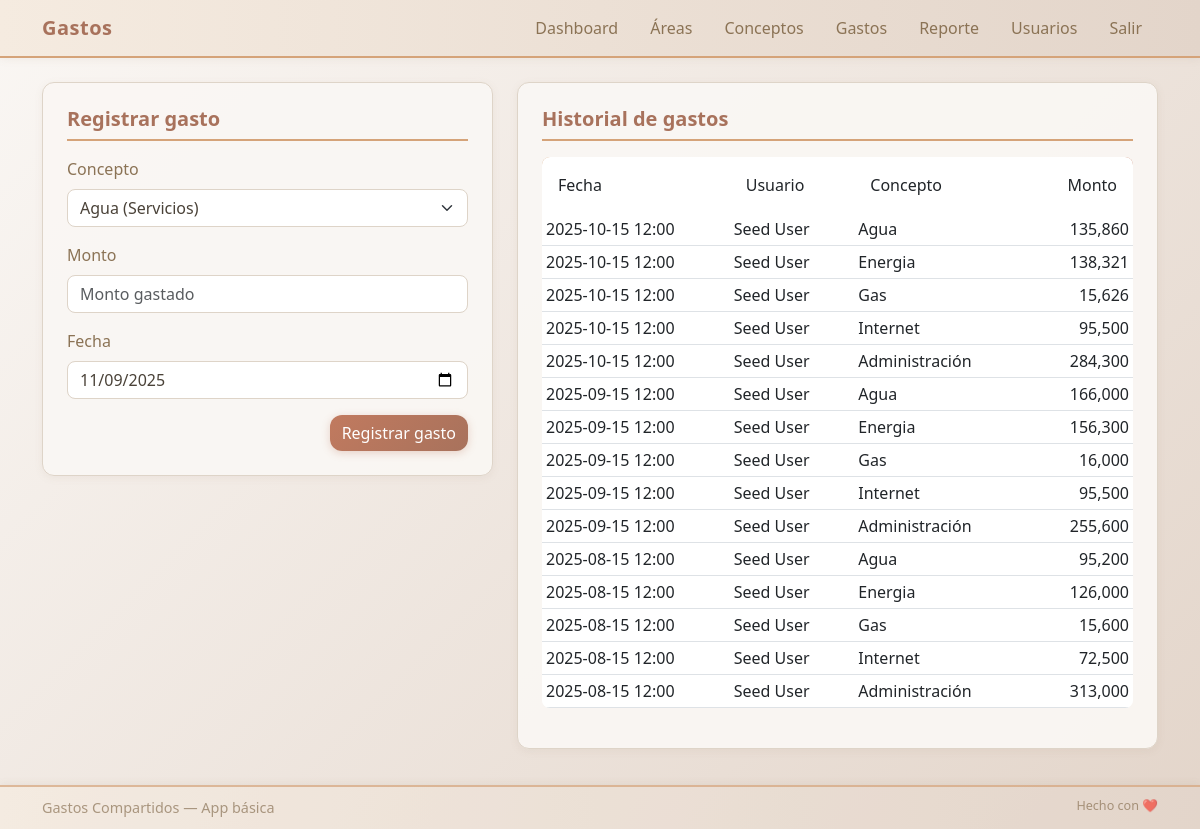
The page /gastos (signed in) on the database as committed earlier.
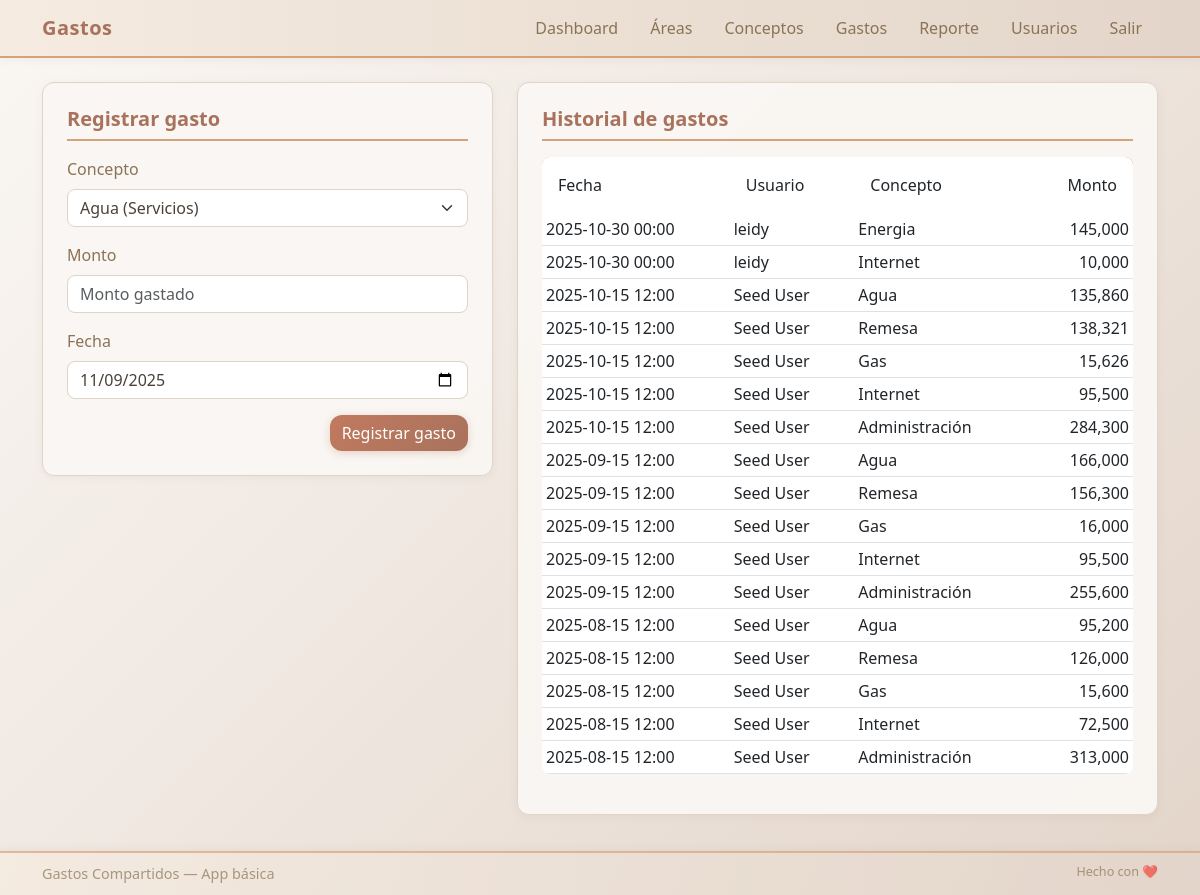
The same page on the database as committed later.
### models.py (models this page shows, shortened)
class Gasto(db.Model):
    id = db.Column(db.Integer, primary_key=True)
    concepto_id = db.Column(db.Integer, db.ForeignKey('concepto.id'), nullable=False)
    usuario_id = db.Column(db.Integer, db.ForeignKey('user.id'), nullable=False)
    monto = db.Column(db.Float, nullable=False)
    fecha = db.Column(db.DateTime, default=datetime.utcnow)

class User(UserMixin, db.Model):
    id = db.Column(db.Integer, primary_key=True)
    name = db.Column(db.String(120), nullable=False)
    email = db.Column(db.String(120), unique=True, nullable=False)
    password = db.Column(db.String(200), nullable=False) # simple: store plaintext? in real app hash it
    aporte = db.Column(db.Float, default=0.5) # porcentaje (0-1)
    gastos = db.relationship('Gasto', backref='user', lazy=True)

class Concepto(db.Model):
    id = db.Column(db.Integer, primary_key=True)
    nombre = db.Column(db.String(120), nullable=False)
    valor_presupuestado = db.Column(db.Float, default=0.0)
    area_id = db.Column(db.Integer, db.ForeignKey('area.id'), nullable=False)
    gastos = db.relationship('Gasto', backref='concepto', lazy=True)

### app.py (the view, shortened to what this page needs)
@app.route('/gastos', methods=['GET', 'POST'])
@login_required
def gastos_view():
    form = GastoForm()
    form.concepto_id.choices = [(c.id, f"{c.nombre} ({c.area.nombre})") for c in Concepto.query.all()]
    if request.method == 'GET':
        form.fecha.data = datetime.today().date()
    gastos = Gasto.query.order_by(Gasto.fecha.desc()).all()
    return render_template('gastos.html', form=form, gastos=gastos)

### forms.py
class GastoForm(FlaskForm):
    concepto_id = SelectField('Concepto', coerce=int)
    monto = FloatField('Monto', validators=[DataRequired()])
    fecha = DateField('Fecha', validators=[DataRequired()], format='%Y-%m-%d')
    submit = SubmitField('Registrar gasto')

### app.py (called while the page is built)
@login_manager.user_loader
def load_user(user_id):
    return User.query.get(int(user_id))

### templates/gastos.html (shortened to what this page needs)
{% extends 'base.html' %}
{% block content %}
<div class="row">
  <div class="col-md-5">
    <div class="card shadow-sm">
      <div class="card-body">
        <h5 class="card-title">Registrar gasto</h5>
        <form method="post">
          <div class="mb-3">
            {{ form.concepto_id.label(class="form-label") }}
            {{ form.concepto_id(class="form-select") }}
          </div>
          <div class="mb-3">
            {{ form.monto.label(class="form-label") }}
            {{ form.monto(class="form-control", placeholder="Monto gastado") }}
          </div>
          <div class="mb-3">
            {{ form.fecha.label(class="form-label") }}
            {{ form.fecha(class="form-control", type="date") }}
          </div>
          <div class="d-flex justify-content-end">
            {{ form.submit(class="btn btn-primary") }}
          </div>
        </form>
      </div>
    </div>
  </div>
  <div class="col-md-7">
    <div class="card shadow-sm">
      <div class="card-body">
        <h5 class="card-title">Historial de gastos</h5>
        <div class="table-responsive">
          <table class="table table-sm">
            <thead><tr><th>Fecha</th><th>Usuario</th><th>Concepto</th><th class="text-end">Monto</th></tr></thead>
            <tbody>
              {% for g in gastos %}
                <tr>
                  <td>{{ g.fecha.strftime('%Y-%m-%d %H:%M') }}</td>
                  <td>{{ g.user.name }}</td>
                  <td>{{ g.concepto.nombre }}</td>
                  <td class="text-end">{{ '{:,.0f}'.format(g.monto) }}</td>
                </tr>
              {% else %}
                <tr><td colspan="4" class="text-center small text-muted">No hay registros</td></tr>
              {% endfor %}
            </tbody>
          </table>
        </div>
      </div>
    </div>
  </div>
</div>
{% endblock %}

Rows that differ between the two databases and show on the page:
added Gasto: fecha "2025-10-30 00:00", user.name "leidy", concepto.nombre "Energia", monto "145,000"
added Gasto: fecha "2025-10-30 00:00", user.name "leidy", concepto.nombre "Internet", monto "10,000"
changed through a linked row, Gasto (number 4 of 17 on the later page): concepto.nombre "Energia" → "Remesa"
changed through a linked row, Gasto (number 9 of 17 on the later page): concepto.nombre "Energia" → "Remesa"
changed through a linked row, Gasto (number 14 of 17 on the later page): concepto.nombre "Energia" → "Remesa"
